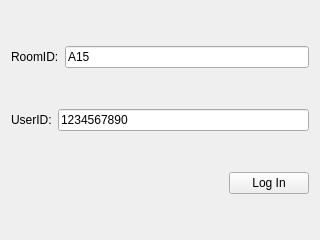
<?xml version="1.0" encoding="UTF-8"?>
<ui version="4.0">
 <class>Login</class>
 <widget class="QWidget" name="Login">
  <property name="geometry">
   <rect>
    <x>0</x>
    <y>0</y>
    <width>320</width>
    <height>240</height>
   </rect>
  </property>
  <property name="windowTitle">
   <string>Form</string>
  </property>
  <layout class="QVBoxLayout" name="verticalLayout">
   <item>
    <layout class="QHBoxLayout" name="horizontalLayout">
     <item>
      <widget class="QLabel" name="label">
       <property name="text">
        <string>RoomID:</string>
       </property>
      </widget>
     </item>
     <item>
      <widget class="QLineEdit" name="lineEdit_room">
       <property name="text">
        <string>A15</string>
       </property>
      </widget>
     </item>
    </layout>
   </item>
   <item>
    <layout class="QHBoxLayout" name="horizontalLayout_2">
     <item>
      <widget class="QLabel" name="label_2">
       <property name="text">
        <string>UserID:</string>
       </property>
      </widget>
     </item>
     <item>
      <widget class="QLineEdit" name="lineEdit_user">
       <property name="text">
        <string>1234567890</string>
       </property>
      </widget>
     </item>
    </layout>
   </item>
   <item>
    <layout class="QHBoxLayout" name="horizontalLayout_3">
     <item>
      <spacer name="horizontalSpacer">
       <property name="orientation">
        <enum>Qt::Horizontal</enum>
       </property>
       <property name="sizeHint" stdset="0">
        <size>
         <width>40</width>
         <height>20</height>
        </size>
       </property>
      </spacer>
     </item>
     <item>
      <widget class="QPushButton" name="pushButton_login">
       <property name="text">
        <string>Log In</string>
       </property>
      </widget>
     </item>
    </layout>
   </item>
  </layout>
 </widget>
 <resources/>
 <connections/>
</ui>
